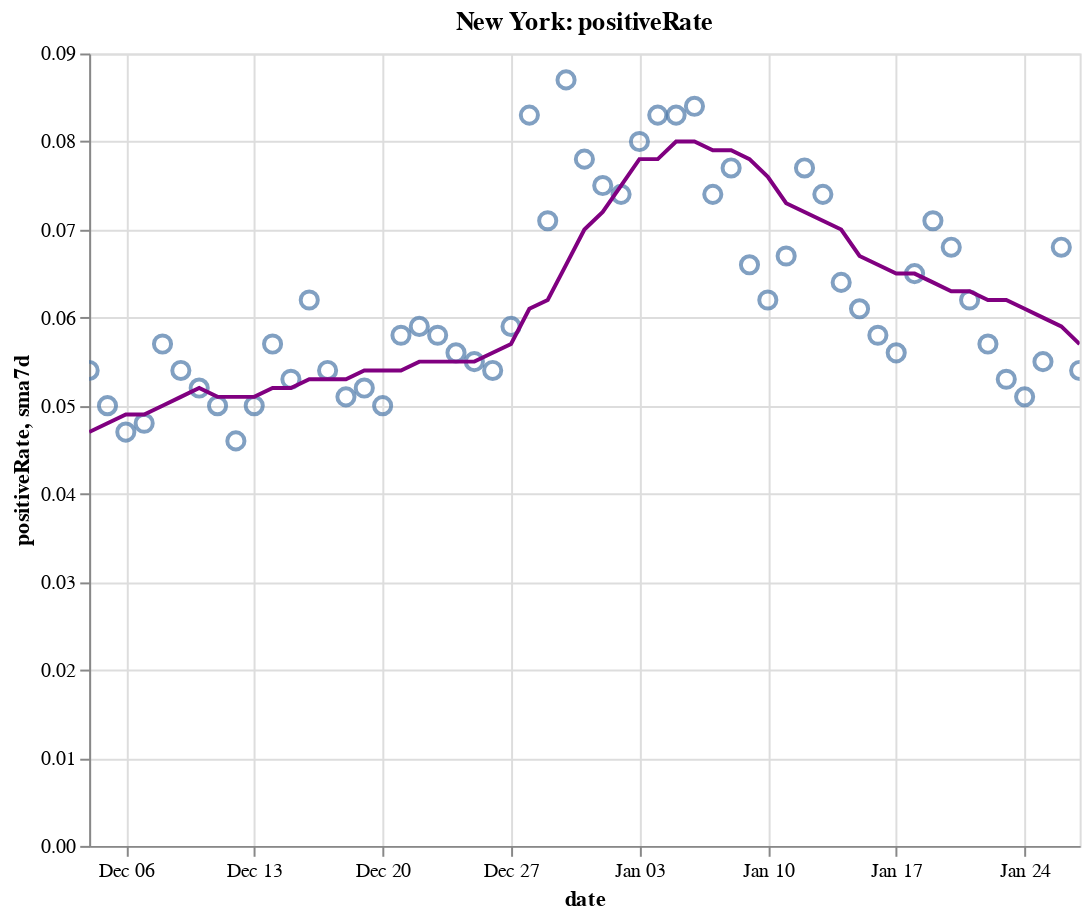

Notebook source saved alongside this figure:
### Code cell
create_plot(ny, 'positiveRate')

### Figure 1 — Vega-Lite specification as saved in the notebook (floating-point values rounded to 4 significant figures)
{"config": {"view": {"continuousWidth": 400, "continuousHeight": 300}}, "layer": [{"layer": [{"mark": {"type": "point", "size": 75}, "encoding": {"tooltip": [{"type": "temporal", "field": "date"}, {"type": "quantitative", "field": "positiveRate"}, {"type": "quantitative", "field": "sma7d"}], "x": {"type": "temporal", "field": "date"}, "y": {"type": "quantitative", "field": "positiveRate"}}, "selection": {"selector010": {"type": "interval", "bind": "scales", "encodings": ["x", "y"]}}}, {"mark": {"type": "line", "color": "purple"}, "encoding": {"x": {"type": "temporal", "field": "date"}, "y": {"type": "quantitative", "field": "sma7d"}}}]}, {"mark": {"type": "rule", "color": "#aaa"}, "encoding": {"x": {"type": "temporal", "field": "date"}}, "transform": [{"filter": {"selection": "selector009"}}]}, {"mark": "circle", "encoding": {"opacity": {"condition": {"value": 1, "selection": "selector009"}, "value": 0}, "tooltip": [{"type": "temporal", "field": "date"}, {"type": "quantitative", "field": "positiveRate"}, {"type": "quantitative", "field": "sma7d"}], "x": {"type": "temporal", "field": "date"}, "y": {"type": "quantitative", "field": "positiveRate"}}, "selection": {"selector009": {"type": "single", "encodings": ["x"], "on": "mouseover", "nearest": true, "empty": "none"}}}, {"mark": {"type": "text", "align": "left", "dx": 5, "dy": -5, "stroke": "white", "strokeWidth": 2}, "encoding": {"text": {"type": "quantitative", "field": "positiveRate"}, "tooltip": [{"type": "temporal", "field": "date"}, {"type": "quantitative", "field": "positiveRate"}, {"type": "quantitative", "field": "sma7d"}], "x": {"type": "temporal", "field": "date"}, "y": {"type": "quantitative", "field": "positiveRate"}}, "transform": [{"filter": {"selection": "selector009"}}]}, {"mark": {"type": "text", "align": "left", "dx": 5, "dy": -5}, "encoding": {"text": {"type": "quantitative", "field": "positiveRate"}, "tooltip": [{"type": "temporal", "field": "date"}, {"type": "quantitative", "field": "positiveRate"}, {"type": "quantitative", "field": "sma7d"}], "x": {"type": "temporal", "field": "date"}, "y": {"type": "quantitative", "field": "positiveRate"}}, "transform": [{"filter": {"selection": "selector009"}}]}], "data": {"name": "data-404e3d1cddef7b53becdf5558b17a40b"}, "height": 400, "title": "New York: positiveRate", "width": 500, "$schema": "https://vega.github.io/schema/vega-lite/v4.8.1.json", "datasets": {"data-404e3d1cddef7b53becdf5558b17a40b": [{"date": "2020-12-04T00:00:00", "totalTestResultsIncrease": 208300.0, "positiveIncrease": 11270.0, "death": 27020.0, "deathIncrease": 62.0, "positiveRate": 0.054, "state": "New York", "sma7d": 0.047}, {"date": "2020-12-05T00:00:00", "totalTestResultsIncrease": 215400.0, "positiveIncrease": 10760.0, "death": 27090.0, "deathIncrease": 72.0, "positiveRate": 0.05, "state": "New York", "sma7d": 0.048}, {"date": "2020-12-06T00:00:00", "totalTestResultsIncrease": 205800.0, "positiveIncrease": 9702.0, "death": 27150.0, "deathIncrease": 60.0, "positiveRate": 0.047, "state": "New York", "sma7d": 0.049}, {"date": "2020-12-07T00:00:00", "totalTestResultsIncrease": 152300.0, "positiveIncrease": 7302.0, "death": 27230.0, "deathIncrease": 83.0, "positiveRate": 0.048, "state": "New York", "sma7d": 0.049}, {"date": "2020-12-08T00:00:00", "totalTestResultsIncrease": 162500.0, "positiveIncrease": 9335.0, "death": 27310.0, "deathIncrease": 75.0, "positiveRate": 0.057, "state": "New York", "sma7d": 0.05}, {"date": "2020-12-09T00:00:00", "totalTestResultsIncrease": 194600.0, "positiveIncrease": 10600.0, "death": 27400.0, "deathIncrease": 97.0, "positiveRate": 0.054, "state": "New York", "sma7d": 0.051}, {"date": "2020-12-10T00:00:00", "totalTestResultsIncrease": 197400.0, "positiveIncrease": 10180.0, "death": 27500.0, "deathIncrease": 94.0, "positiveRate": 0.052, "state": "New York", "sma7d": 0.052}, {"date": "2020-12-11T00:00:00", "totalTestResultsIncrease": 212700.0, "positiveIncrease": 10600.0, "death": 27590.0, "deathIncrease": 89.0, "positiveRate": 0.05, "state": "New York", "sma7d": 0.051}, {"date": "2020-12-12T00:00:00", "totalTestResultsIncrease": 242900.0, "positiveIncrease": 11130.0, "death": 27680.0, "deathIncrease": 88.0, "positiveRate": 0.046, "state": "New York", "sma7d": 0.051}, {"date": "2020-12-13T00:00:00", "totalTestResultsIncrease": 205200.0, "positiveIncrease": 10190.0, "death": 27780.0, "deathIncrease": 110.0, "positiveRate": 0.05, "state": "New York", "sma7d": 0.051}, {"date": "2020-12-14T00:00:00", "totalTestResultsIncrease": 159800.0, "positiveIncrease": 9044.0, "death": 27870.0, "deathIncrease": 85.0, "positiveRate": 0.057, "state": "New York", "sma7d": 0.052}, {"date": "2020-12-15T00:00:00", "totalTestResultsIncrease": 194200.0, "positiveIncrease": 10350.0, "death": 28000.0, "deathIncrease": 132.0, "positiveRate": 0.053, "state": "New York", "sma7d": 0.052}, {"date": "2020-12-16T00:00:00", "totalTestResultsIncrease": 160900.0, "positiveIncrease": 9998.0, "death": 28100.0, "deathIncrease": 98.0, "positiveRate": 0.062, "state": "New York", "sma7d": 0.053}, {"date": "2020-12-17T00:00:00", "totalTestResultsIncrease": 202800.0, "positiveIncrease": 10910.0, "death": 28220.0, "deathIncrease": 122.0, "positiveRate": 0.054, "state": "New York", "sma7d": 0.053}, {"date": "2020-12-18T00:00:00", "totalTestResultsIncrease": 249400.0, "positiveIncrease": 12700.0, "death": 28340.0, "deathIncrease": 122.0, "positiveRate": 0.051, "state": "New York", "sma7d": 0.053}, {"date": "2020-12-19T00:00:00", "totalTestResultsIncrease": 191500.0, "positiveIncrease": 9919.0, "death": 28470.0, "deathIncrease": 130.0, "positiveRate": 0.052, "state": "New York", "sma7d": 0.054}, {"date": "2020-12-20T00:00:00", "totalTestResultsIncrease": 197300.0, "positiveIncrease": 9957.0, "death": 28600.0, "deathIncrease": 124.0, "positiveRate": 0.05, "state": "New York", "sma7d": 0.054}, {"date": "2020-12-21T00:00:00", "totalTestResultsIncrease": 156500.0, "positiveIncrease": 9007.0, "death": 28710.0, "deathIncrease": 111.0, "positiveRate": 0.058, "state": "New York", "sma7d": 0.054}, {"date": "2020-12-22T00:00:00", "totalTestResultsIncrease": 164900.0, "positiveIncrease": 9716.0, "death": 28850.0, "deathIncrease": 141.0, "positiveRate": 0.059, "state": "New York", "sma7d": 0.055}, {"date": "2020-12-23T00:00:00", "totalTestResultsIncrease": 204400.0, "positiveIncrease": 11940.0, "death": 29020.0, "deathIncrease": 166.0, "positiveRate": 0.058, "state": "New York", "sma7d": 0.055}, {"date": "2020-12-24T00:00:00", "totalTestResultsIncrease": 226300.0, "positiveIncrease": 12570.0, "death": 29150.0, "deathIncrease": 133.0, "positiveRate": 0.056, "state": "New York", "sma7d": 0.055}, {"date": "2020-12-25T00:00:00", "totalTestResultsIncrease": 226600.0, "positiveIncrease": 12450.0, "death": 29270.0, "deathIncrease": 121.0, "positiveRate": 0.055, "state": "New York", "sma7d": 0.055}, {"date": "2020-12-26T00:00:00", "totalTestResultsIncrease": 201400.0, "positiveIncrease": 10810.0, "death": 29400.0, "deathIncrease": 126.0, "positiveRate": 0.054, "state": "New York", "sma7d": 0.056}, {"date": "2020-12-27T00:00:00", "totalTestResultsIncrease": 130300.0, "positiveIncrease": 7623.0, "death": 29510.0, "deathIncrease": 115.0, "positiveRate": 0.059, "state": "New York", "sma7d": 0.057}, {"date": "2020-12-28T00:00:00", "totalTestResultsIncrease": 124900.0, "positiveIncrease": 10410.0, "death": 29630.0, "deathIncrease": 118.0, "positiveRate": 0.083, "state": "New York", "sma7d": 0.061}, {"date": "2020-12-29T00:00:00", "totalTestResultsIncrease": 160200.0, "positiveIncrease": 11440.0, "death": 29760.0, "deathIncrease": 127.0, "positiveRate": 0.071, "state": "New York", "sma7d": 0.062}, {"date": "2020-12-30T00:00:00", "totalTestResultsIncrease": 154900.0, "positiveIncrease": 13420.0, "death": 29900.0, "deathIncrease": 149.0, "positiveRate": 0.087, "state": "New York", "sma7d": 0.066}, {"date": "2020-12-31T00:00:00", "totalTestResultsIncrease": 216600.0, "positiveIncrease": 16800.0, "death": 30040.0, "deathIncrease": 135.0, "positiveRate": 0.078, "state": "New York", "sma7d": 0.07}, {"date": "2021-01-01T00:00:00", "totalTestResultsIncrease": 219300.0, "positiveIncrease": 16500.0, "death": 30210.0, "deathIncrease": 168.0, "positiveRate": 0.075, "state": "New York", "sma7d": 0.072}, {"date": "2021-01-02T00:00:00", "totalTestResultsIncrease": 202400.0, "positiveIncrease": 15070.0, "death": 30340.0, "deathIncrease": 129.0, "positiveRate": 0.074, "state": "New York", "sma7d": 0.075}, {"date": "2021-01-03T00:00:00", "totalTestResultsIncrease": 142300.0, "positiveIncrease": 11370.0, "death": 30480.0, "deathIncrease": 139.0, "positiveRate": 0.08, "state": "New York", "sma7d": 0.078}, {"date": "2021-01-04T00:00:00", "totalTestResultsIncrease": 134400.0, "positiveIncrease": 11210.0, "death": 30650.0, "deathIncrease": 172.0, "positiveRate": 0.083, "state": "New York", "sma7d": 0.078}, {"date": "2021-01-05T00:00:00", "totalTestResultsIncrease": 152400.0, "positiveIncrease": 12670.0, "death": 30800.0, "deathIncrease": 154.0, "positiveRate": 0.083, "state": "New York", "sma7d": 0.08}, {"date": "2021-01-06T00:00:00", "totalTestResultsIncrease": 197800.0, "positiveIncrease": 16650.0, "death": 30960.0, "deathIncrease": 163.0, "positiveRate": 0.084, "state": "New York", "sma7d": 0.08}, {"date": "2021-01-07T00:00:00", "totalTestResultsIncrease": 238600.0, "positiveIncrease": 17640.0, "death": 31160.0, "deathIncrease": 199.0, "positiveRate": 0.074, "state": "New York", "sma7d": 0.079}, {"date": "2021-01-08T00:00:00", "totalTestResultsIncrease": 243900.0, "positiveIncrease": 18830.0, "death": 31330.0, "deathIncrease": 165.0, "positiveRate": 0.077, "state": "New York", "sma7d": 0.079}, {"date": "2021-01-09T00:00:00", "totalTestResultsIncrease": 258000.0, "positiveIncrease": 16940.0, "death": 31520.0, "deathIncrease": 190.0, "positiveRate": 0.066, "state": "New York", "sma7d": 0.078}, {"date": "2021-01-10T00:00:00", "totalTestResultsIncrease": 246800.0, "positiveIncrease": 15360.0, "death": 31670.0, "deathIncrease": 153.0, "positiveRate": 0.062, "state": "New York", "sma7d": 0.076}, {"date": "2021-01-11T00:00:00", "totalTestResultsIncrease": 203900.0, "positiveIncrease": 13710.0, "death": 31840.0, "deathIncrease": 169.0, "positiveRate": 0.067, "state": "New York", "sma7d": 0.073}, {"date": "2021-01-12T00:00:00", "totalTestResultsIncrease": 196700.0, "positiveIncrease": 15210.0, "death": 32010.0, "deathIncrease": 166.0, "positiveRate": 0.077, "state": "New York", "sma7d": 0.072}, {"date": "2021-01-13T00:00:00", "totalTestResultsIncrease": 196900.0, "positiveIncrease": 14580.0, "death": 32180.0, "deathIncrease": 168.0, "positiveRate": 0.074, "state": "New York", "sma7d": 0.071}, {"date": "2021-01-14T00:00:00", "totalTestResultsIncrease": 212600.0, "positiveIncrease": 13660.0, "death": 32380.0, "deathIncrease": 204.0, "positiveRate": 0.064, "state": "New York", "sma7d": 0.07}, {"date": "2021-01-15T00:00:00", "totalTestResultsIncrease": 324700.0, "positiveIncrease": 19940.0, "death": 32570.0, "deathIncrease": 187.0, "positiveRate": 0.061, "state": "New York", "sma7d": 0.067}, {"date": "2021-01-16T00:00:00", "totalTestResultsIncrease": 277300.0, "positiveIncrease": 16000.0, "death": 32720.0, "deathIncrease": 159.0, "positiveRate": 0.058, "state": "New York", "sma7d": 0.066}, {"date": "2021-01-17T00:00:00", "totalTestResultsIncrease": 246500.0, "positiveIncrease": 13840.0, "death": 32900.0, "deathIncrease": 172.0, "positiveRate": 0.056, "state": "New York", "sma7d": 0.065}, {"date": "2021-01-18T00:00:00", "totalTestResultsIncrease": 186200.0, "positiveIncrease": 12180.0, "death": 33050.0, "deathIncrease": 155.0, "positiveRate": 0.065, "state": "New York", "sma7d": 0.065}, {"date": "2021-01-19T00:00:00", "totalTestResultsIncrease": 177300.0, "positiveIncrease": 12510.0, "death": 33220.0, "deathIncrease": 172.0, "positiveRate": 0.071, "state": "New York", "sma7d": 0.064}, {"date": "2021-01-20T00:00:00", "totalTestResultsIncrease": 195400.0, "positiveIncrease": 13360.0, "death": 33420.0, "deathIncrease": 191.0, "positiveRate": 0.068, "state": "New York", "sma7d": 0.063}, {"date": "2021-01-21T00:00:00", "totalTestResultsIncrease": 224600.0, "positiveIncrease": 13890.0, "death": 33590.0, "deathIncrease": 179.0, "positiveRate": 0.062, "state": "New York", "sma7d": 0.063}, {"date": "2021-01-22T00:00:00", "totalTestResultsIncrease": 268000.0, "positiveIncrease": 15140.0, "death": 33760.0, "deathIncrease": 169.0, "positiveRate": 0.057, "state": "New York", "sma7d": 0.062}, {"date": "2021-01-23T00:00:00", "totalTestResultsIncrease": 262100.0, "positiveIncrease": 13790.0, "death": 33910.0, "deathIncrease": 144.0, "positiveRate": 0.053, "state": "New York", "sma7d": 0.062}, {"date": "2021-01-24T00:00:00", "totalTestResultsIncrease": 250000.0, "positiveIncrease": 12720.0, "death": 34070.0, "deathIncrease": 162.0, "positiveRate": 0.051, "state": "New York", "sma7d": 0.061}, {"date": "2021-01-25T00:00:00", "totalTestResultsIncrease": 219500.0, "positiveIncrease": 12000.0, "death": 34240.0, "deathIncrease": 173.0, "positiveRate": 0.055, "state": "New York", "sma7d": 0.06}, {"date": "2021-01-26T00:00:00", "totalTestResultsIncrease": 162900.0, "positiveIncrease": 11060.0, "death": 34410.0, "deathIncrease": 165.0, "positiveRate": 0.068, "state": "New York", "sma7d": 0.059}, {"date": "2021-01-27T00:00:00", "totalTestResultsIncrease": 202700.0, "positiveIncrease": 11030.0, "death": 34580.0, "deathIncrease": 172.0, "positiveRate": 0.054, "state": "New York", "sma7d": 0.057}]}}
